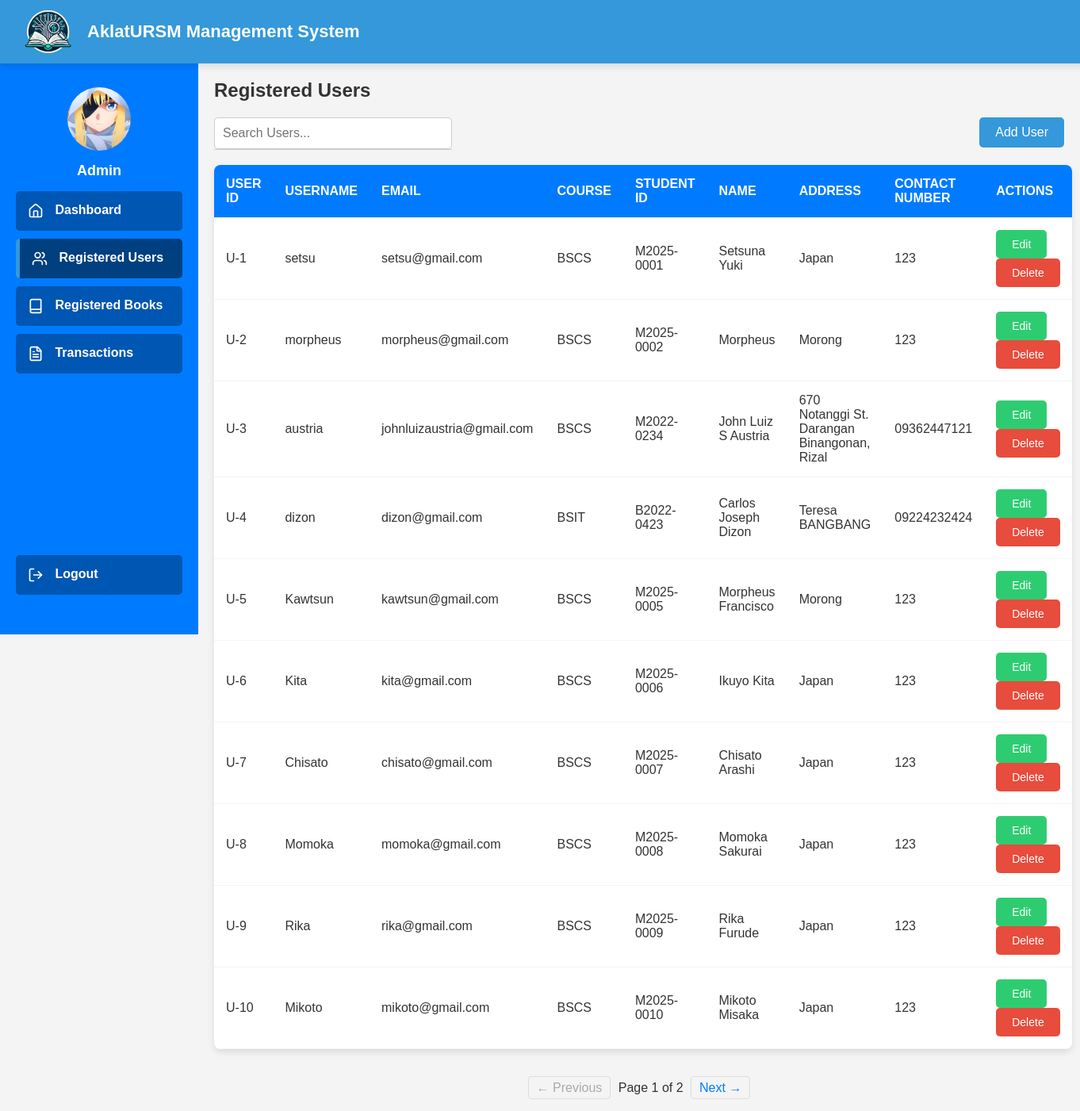
Page /admin/admin-users.php (signed in) on the committed database.
### tables this page shows
CREATE TABLE `users` (
  `user_id` int(11) NOT NULL,
  `username` varchar(50) NOT NULL,
  `password` varchar(255) NOT NULL,
  `email` varchar(255) NOT NULL,
  `course` varchar(100) NOT NULL,
  `student_id` varchar(50) NOT NULL,
  `name` varchar(255) DEFAULT NULL,
  `address` text DEFAULT NULL,
  `contact_number` varchar(20) DEFAULT NULL
);

### admin/admin-users.php (the view, shortened to what this page needs)
<?php
include '../validate/db.php';
$searchQuery = isset($_GET['search']) ? trim($_GET['search']) : "";
$records_per_page = 10;
$page = isset($_GET['page']) ? (int)$_GET['page'] : 1;
$page = max($page, 1);
$offset = ($page - 1) * $records_per_page;
if ($searchQuery !== "") {
    $searchQueryEscaped = $conn->real_escape_string($searchQuery);
    $sql_count = "SELECT COUNT(*) AS total FROM users WHERE username LIKE '%$searchQueryEscaped%'";
    $countResult = $conn->query($sql_count);
    $total_users = ($countResult) ? $countResult->fetch_assoc()['total'] : 0;
    $total_pages = ceil($total_users / $records_per_page);
    $sql_registered_users = "
        SELECT user_id, username, email, course, student_id, name, address, contact_number
        FROM users
        WHERE username LIKE '%$searchQueryEscaped%'
        ORDER BY user_id ASC
        LIMIT $records_per_page OFFSET $offset";
} else {
    $sql_count = "SELECT COUNT(*) AS total_users FROM users";
    $result_count = $conn->query($sql_count);
    $total_users = $result_count->fetch_assoc()['total_users'];
    $total_pages = ceil($total_users / $records_per_page);
    $sql_registered_users = "
        SELECT user_id, username, email, course, student_id, name, address, contact_number
        FROM users
        ORDER BY user_id ASC
        LIMIT $records_per_page OFFSET $offset";
}
$result_registered_users = $conn->query($sql_registered_users);
$registered_users = [];
if ($result_registered_users && $result_registered_users->num_rows > 0) {
    while ($row = $result_registered_users->fetch_assoc()) {
        $registered_users[] = $row;
    }
}
?>
<!DOCTYPE html>
<html>
<head>
</head>
<body>
    <header>
        <div class="logo-container">
            <img src="../img/LMS_logo.png" alt="Library Logo">
            <span>AklatURSM Management System</span>
        </div>
    </header>
    <div class="container">
        <div class="sidebar">
            <img src="admin.jpg" alt="Admin Avatar">
            <h3>Admin</h3>
            <?php
            $currentPage = basename($_SERVER['PHP_SELF']);
            ?>
            <ul>
                <a href="admin-dashboard.php" class="<?php echo $currentPage === 'admin-dashboard.php' ? 'active' : ''; ?>">
                    <li>
                        <i class="lucide" data-lucide="home"></i> Dashboard
                    </li>
                </a>
                <a href="admin-users.php" class="<?php echo $currentPage === 'admin-users.php' ? 'active' : ''; ?>">
                    <li>
                        <i class="lucide" data-lucide="users"></i> Registered Users
                    </li>
                </a>
                <a href="admin-books.php" class="<?php echo $currentPage === 'admin-books.php' ? 'active' : ''; ?>">
                    <li>
                        <i class="lucide" data-lucide="book"></i> Registered Books
                    </li>
                </a>
                <a href="admin-transactions.php" class="<?php echo $currentPage === 'admin-transactions.php' ? 'active' : ''; ?>">
                    <li>
                        <i class="lucide" data-lucide="file-text"></i> Transactions
                    </li>
                </a>
            </ul>
            <a href="logoutAdmin.php" class="logout">
                <li>
                    <i class="lucide" data-lucide="log-out"></i> Logout
                </li>
            </a>
        </div>
        <div class="main-content">
            <h2>Registered Users</h2>
            <div class="search-bar-container">
                <div class="search-input-wrapper">
                    <input type="text" id="searchInput" placeholder="Search Users..." value="<?php echo htmlspecialchars($searchQuery); ?>">
                    <ul id="suggestions" class="suggestions-list"></ul>
            </div>
            <button id="openAddUserModal">Add User</button>
        </div>
        <table class="users-table">
            <thead>
                <tr>
                    <th>User ID</th>
                    <th>Username</th>
                    <th>Email</th>
                    <th>Course</th>
                    <th>Student ID</th>
                    <th>Name</th>
                    <th>Address</th>
                    <th>Contact Number</th>
                    <th>Actions</th>
                </tr>
            </thead>
            <tbody>
                <?php if (empty($registered_users)): ?>
                    <tr>
                        <td colspan="9" style="text-align: center;">No registered users found.</td>
                    </tr>
                <?php else: ?>
                    <?php foreach ($registered_users as $user): ?>
                        <tr>
                            <td>U-<?php echo htmlspecialchars($user['user_id']); ?></td>
                            <td><?php echo htmlspecialchars($user['username']); ?></td>
                            <td><?php echo htmlspecialchars($user['email']); ?></td>
                            <td><?php echo htmlspecialchars($user['course']); ?></td>
                            <td><?php echo htmlspecialchars($user['student_id']); ?></td>
                            <td><?php echo htmlspecialchars($user['name']); ?></td>
                            <td><?php echo htmlspecialchars($user['address']); ?></td>
                            <td><?php echo htmlspecialchars($user['contact_number']); ?></td>
                            <td>
                                <button class="edit-btn" onclick="openEditModal(<?php echo htmlspecialchars(json_encode($user)); ?>)">Edit</button>
                                <button class="delete-btn" onclick="confirmDelete(<?php echo $user['user_id']; ?>)">Delete</button>
                            </td>
                        </tr>
                    <?php endforeach; ?>
                <?php endif; ?>
            </tbody>
        </table>
        <div class="pagination">
            <?php if ($page > 1): ?>
                <a href="?page=<?php echo $page - 1; ?><?php echo ($searchQuery != '' ? '&search=' . urlencode($searchQuery) : ''); ?>">← Previous</a>
            <?php else: ?>
                <a class="disabled">← Previous</a>
            <?php endif; ?>
            <span>Page <?php echo $page; ?> of <?php echo $total_pages; ?></span>
            <?php if ($page < $total_pages): ?>
                <a href="?page=<?php echo $page + 1; ?><?php echo ($searchQuery != '' ? '&search=' . urlencode($searchQuery) : ''); ?>">Next →</a>
            <?php else: ?>
                <a class="disabled">Next →</a>
            <?php endif; ?>
        </div>
    </div>
    </div>
</body>
</html>

### admin/admin-users.php (style rules this page uses)
body { margin: 0; font-family: Arial, sans-serif; background-color: #f4f4f4; color: #333; }
header { position: fixed; top: 0; left: 0; width: 100%; z-index: 1001; background-color: #3498db; color: white; display: flex; align-items: center; justify-content: space-between; padding: 10px 20px; box-shadow: 0px 4px 8px rgba(0, 0, 0, 0.1); height: 60px; }
header .logo-container { display: flex; align-items: center; }
header .logo-container img { width: 80px; margin-right: 10px; }
header .logo-container span { font-size: 22px; font-weight: bold; }
.sidebar img { border-radius: 50%; width: 80px; display: block; margin: 30px auto 10px; }
.sidebar h3 { text-align: center; margin: 15px 0; font-size: 18px; }
.sidebar ul a .lucide { width: 20px; height: 20px; margin-right: 10px; vertical-align: middle; }
.logout .lucide { width: 20px; height: 20px; margin-right: 10px; vertical-align: middle; }
.sidebar { position: fixed; top: 60px; left: 0; height: calc(100vh - 60px); width: 250px; background-color: #007BFF; color: white; padding: 20px; box-sizing: border-box; overflow-y: auto; z-index: 1000; }
.sidebar ul { padding: 0; margin: 0; list-style: none; }
.sidebar ul a { display: block; margin: 10px 0; padding: 15px; background-color: #0056b3; border-radius: 5px; text-decoration: none; color: white; font-size: 16px; font-weight: bold; transition: background-color 0.3s, padding-left 0.3s; }
.sidebar ul a.active { background-color: #004080; font-weight: bold; color: white; border-left: 5px solid #3498db; padding-left: 15px; }
.logout { list-style: none; position: absolute; bottom: 50px; left: 20px; right: 20px; display: block; padding: 15px; background-color: #0056b3; border-radius: 5px; text-decoration: none; color: white; font-size: 16px; font-weight: bold; transition: background-color 0.3s; }
.main-content { margin-left: 250px; padding: 20px; margin-top: 60px; box-sizing: border-box; min-height: calc(100vh - 60px); }
.search-bar-container { display: flex; justify-content: space-between; align-items: flex-start; margin-bottom: 20px; }
.search-bar-container button { padding: 10px 20px; font-size: 16px; background-color: #3498db; color: white; border: none; border-radius: 5px; cursor: pointer; }
.search-input-wrapper { position: relative; width: 300px; }
.search-input-wrapper input { padding: 10px 70px 10px 10px; font-size: 16px; width: 100%; border: 1px solid #ccc; border-radius: 5px; box-sizing: border-box; }
.suggestions-list { position: absolute; top: 100%; left: 0; right: 0; background: #fff; border: 1px solid #ccc; border-top: none; border-radius: 0 0 5px 5px; list-style: none; margin: 0; padding: 0; z-index: 1000; max-height: 200px; overflow-y: auto; }
.users-table { width: 100%; background-color: white; border-collapse: collapse; box-shadow: 0px 4px 8px rgba(0, 0, 0, 0.1); border-radius: 8px; overflow: hidden; margin-top: 20px; }
.users-table th, .users-table td { padding: 15px; text-align: left; border-bottom: 1px solid #f4f4f4; }
.users-table th { background-color: #007BFF; color: white; text-transform: uppercase; }
.pagination { margin-top: 40px; text-align: center; }
.pagination a { text-decoration: none; color: #007BFF; padding: 5px 10px; border: 1px solid #ddd; border-radius: 4px; margin: 0 5px; transition: background-color 0.3s; }
.pagination a.disabled { color: #aaa; cursor: not-allowed; }
button { padding: 10px 20px; font-size: 14px; border: none; border-radius: 5px; cursor: pointer; transition: background-color 0.3s, transform 0.2s; }
.edit-btn { background-color: #2ecc71; color: white; }
.delete-btn { background-color: #e74c3c; color: white; }

### rows in the picture
users: user_id "1", username "setsu", email "setsu@gmail.com", course "BSCS", student "M2025-0001", name "Setsuna Yuki", address "Japan", contact_number "123"
users: user_id "2", username "morpheus", email "morpheus@gmail.com", course "BSCS", student "M2025-0002", name "Morpheus", address "Morong", contact_number "123"
users: user_id "3", username "austria", email "johnluizaustria@gmail.com", course "BSCS", student "M2022-0234", name "John Luiz S Austria", address "670 Notanggi St. Darangan Binangonan, Rizal", contact_number "09362447121"
users: user_id "4", username "dizon", email "dizon@gmail.com", course "BSIT", student "B2022-0423", name "Carlos Joseph Dizon", address "Teresa BANGBANG", contact_number "09224232424"
users: user_id "5", username "Kawtsun", email "kawtsun@gmail.com", course "BSCS", student "M2025-0005", name "Morpheus Francisco", address "Morong", contact_number "123"
users: user_id "6", username "Kita", email "kita@gmail.com", course "BSCS", student "M2025-0006", name "Ikuyo Kita", address "Japan", contact_number "123"
users: user_id "7", username "Chisato", email "chisato@gmail.com", course "BSCS", student "M2025-0007", name "Chisato Arashi", address "Japan", contact_number "123"
users: user_id "8", username "Momoka", email "momoka@gmail.com", course "BSCS", student "M2025-0008", name "Momoka Sakurai", address "Japan", contact_number "123"
users: user_id "9", username "Rika", email "rika@gmail.com", course "BSCS", student "M2025-0009", name "Rika Furude", address "Japan", contact_number "123"
users: user_id "10", username "Mikoto", email "mikoto@gmail.com", course "BSCS", student "M2025-0010", name "Mikoto Misaka", address "Japan", contact_number "123"

### other values in the picture
$page "1"
$total_pages "2"
